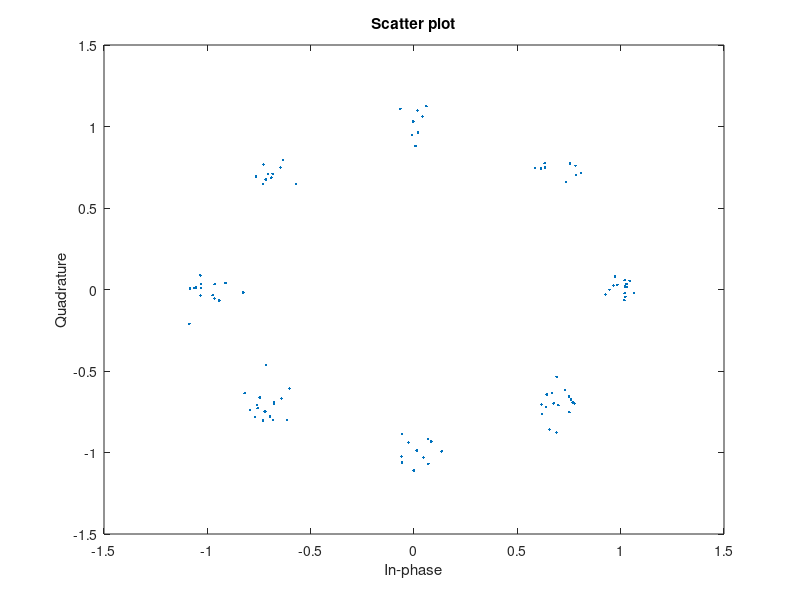

Source code (MATLAB): (Note: this script raises an error after producing the figure.)

nBit = 3;
M = 2^nBit;
N = 1e2;						% Number of samples
Ex = 1;

EbN0_dB = 10;
EbN0 = 10.^(EbN0_dB/10);
EsN0 = EbN0 * (nBit);

noise_var = 0.5*Ex/EsN0;
a = randsrc(N, 1, [0:M-1]);
x = pskmod(a, M);				% Modulate the signal x.
noise = 0.5*sqrt(noise_var) * (randn(N,1) + sqrt(-1)*randn(N,1));
y = x + noise;					% Output of AWGN channel
x_hat = pskdemod(y, M);			% Demodulate the signal y_chann. 	
scatterplot(y);


%% ---
nBit = 1;
M = 2^nBit;
temp = pskmod(0:M-1, M);
Ex = mean(abs(temp).^2);

%% ---
EbN0_dB = 1:10;
EbN0 = 10.^(EbN0_dB/10);
EsN0 = EbN0 * (nBit);
EsN0_dB = 10*log10(EsN0);

Error = zeros(length(EbN0_dB), 1);
BER = zeros(length(EbN0_dB), 1);

%% ---
framesize = 1e4;
for k = 1:length(EsN0)
	tic
	SNR = EsN0(k);
	fprintf('[%4.1f dB] ' , EbN0_dB(k)); 
	
	noise_var = 0.5 * (Ex/SNR);
	sigma = sqrt(noise_var);
	
	DataLength = 0;
	fprintf('wait ...  '); 
	t = 1;
	while Error(k) < 100,
		progress(Error(k));
		
		msg = randsrc(1, framesize, 0:M-1);
		s = pskmod(msg, M, 0);

		n = sigma * (randn(1, length(s))+sqrt(-1)*randn(1, length(s)));
		y = s + n;						% the received signal after feedforward filter nff taps
		
		d = pskdemod(y, M, 0);
		[n_e, ratio] = biterr(d, msg);
		DataLength = DataLength + framesize * nBit;
		Error(k) = Error(k) + n_e;
	end
	fprintf('\b completed.\n');
	fprintf('%d errors in %d bits \n', Error(k), DataLength);
	BER(k) = Error(k)/DataLength;
	toc
	fprintf('\n');
end

h = semilogy(EbN0_dB, BER, 'bo-'); 
grid on, hold on;
title('Error Rate Performance')
xlabel('\gamma_b [dB]'), ylabel('P_e(b)');

